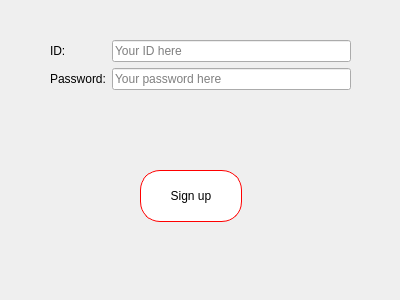
<?xml version="1.0" encoding="UTF-8"?>
<ui version="4.0">
 <class>Dialog</class>
 <widget class="QDialog" name="Dialog">
  <property name="geometry">
   <rect>
    <x>0</x>
    <y>0</y>
    <width>400</width>
    <height>300</height>
   </rect>
  </property>
  <property name="minimumSize">
   <size>
    <width>400</width>
    <height>300</height>
   </size>
  </property>
  <property name="maximumSize">
   <size>
    <width>400</width>
    <height>300</height>
   </size>
  </property>
  <property name="windowTitle">
   <string>Dialog</string>
  </property>
  <widget class="QWidget" name="formLayoutWidget">
   <property name="geometry">
    <rect>
     <x>50</x>
     <y>40</y>
     <width>301</width>
     <height>71</height>
    </rect>
   </property>
   <layout class="QFormLayout" name="formLayout">
    <item row="3" column="0">
     <widget class="QLabel" name="label_3">
      <property name="text">
       <string>Password:</string>
      </property>
     </widget>
    </item>
    <item row="3" column="1">
     <widget class="QLineEdit" name="lineEdit_2">
      <property name="placeholderText">
       <string>Your password here</string>
      </property>
     </widget>
    </item>
    <item row="2" column="0">
     <widget class="QLabel" name="label_2">
      <property name="text">
       <string>ID:</string>
      </property>
     </widget>
    </item>
    <item row="2" column="1">
     <widget class="QLineEdit" name="lineEdit">
      <property name="inputMask">
       <string/>
      </property>
      <property name="placeholderText">
       <string>Your ID here</string>
      </property>
      <property name="clearButtonEnabled">
       <bool>true</bool>
      </property>
     </widget>
    </item>
   </layout>
  </widget>
  <widget class="QPushButton" name="pushButton">
   <property name="geometry">
    <rect>
     <x>140</x>
     <y>170</y>
     <width>102</width>
     <height>52</height>
    </rect>
   </property>
   <property name="styleSheet">
    <string notr="true"> background-color: white;
 border-style: solid;
 border-width:1px;
 border-color: red;
 max-width:50px;
 max-height: 50px;
 min-width:100px;
 min-height:50px;
border-top-right-radius: 20px;
border-top-left-radius: 20px;
border-bottom-left-radius: 20px;
border-bottom-right-radius: 20px;</string>
   </property>
   <property name="text">
    <string>Sign up</string>
   </property>
   <property name="flat">
    <bool>false</bool>
   </property>
  </widget>
 </widget>
 <resources/>
 <connections/>
</ui>
